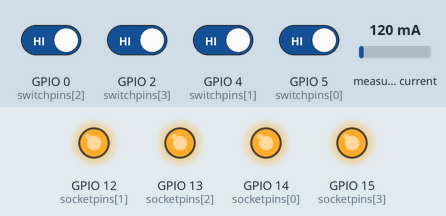
Bench run of a sketch on a simulated ESP8266 (NodeMCU). On the bench: output pins drawn as LEDs (lit = HIGH). The inputs (shaded band) are chosen by the test bench; at power-on: GPIO 0 (switchpins[2]), GPIO 2 (switchpins[3]), GPIO 4 (switchpins[1]), GPIO 5 (switchpins[0]) HIGH, measured current 120 mA. WiFi joins after 1.5 s; servers stay silent unless stated; uploads are accepted with an empty reply; what the sketch prints to the serial monitor is not drawn.

Above: at 2.7 s.
2.8 s: GPIO 0 (switchpins[2]) driven LOW and GPIO 2 (switchpins[3]) driven LOW and GPIO 4 (switchpins[1]) driven LOW and GPIO 5 (switchpins[0]) driven LOW
At 9.5 s:
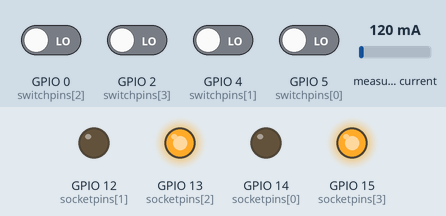
13.6 s: GPIO 0 (switchpins[2]) driven HIGH
At 20.3 s:
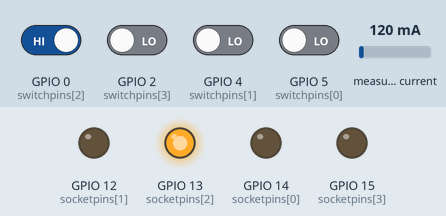
20.6 s: GPIO 5 (switchpins[0]) driven HIGH
At 27.4 s:
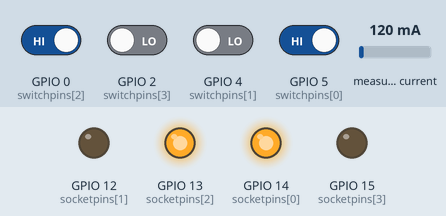
34.3 s: GPIO 4 (switchpins[1]) driven HIGH
At 39.3 s:
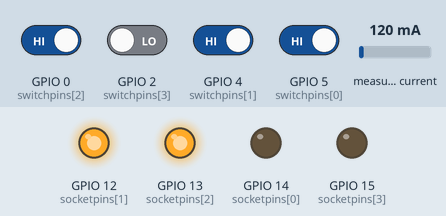
40.3 s: GPIO 0 (switchpins[2]) driven LOW
At 41.8 s:
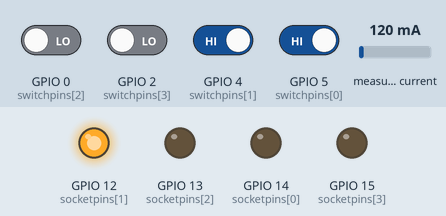
46.3 s: GPIO 2 (switchpins[3]) driven HIGH
At 48.8 s:
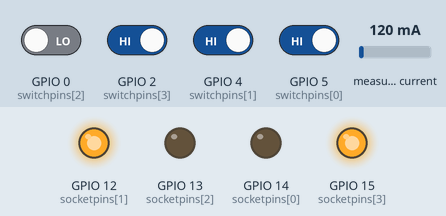
Timing chart, 0 to 50.3 s (numbered marks = the images above; inputs shaded):
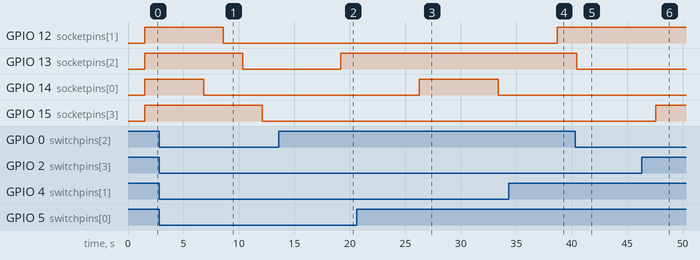

Measured:
- after the input at 2.8 s, GPIO 12 (socketpins[1]): HIGH → LOW after 5.8 s; GPIO 13 (socketpins[2]): HIGH → LOW after 7.5 s; GPIO 15 (socketpins[3]): HIGH → LOW after 9.3 s
- after the input at 13.6 s, GPIO 13 (socketpins[2]): LOW → HIGH after 5.6 s
- after the input at 20.6 s, GPIO 14 (socketpins[0]): LOW → HIGH after 5.7 s, → LOW 7.1 s later
- after the input at 34.3 s, GPIO 12 (socketpins[1]): LOW → HIGH after 4.4 s
- after the input at 40.3 s, GPIO 13 (socketpins[2]): HIGH → LOW after 0.17 s
- after the input at 46.3 s, GPIO 15 (socketpins[3]): LOW → HIGH after 1.3 s

The sketch:

IntelligentSocketsNodeMCU.ino
```cpp
#include <ArduinoJson.h>
#include "WiFiPHP.h"
#include "ACS712.h"
#include <ESP8266WiFi.h>
#define BOARD_ID 1
#define N 100
const char *AP = "Sockets", *PSK = "sokets123";
int switchpins[4] = {5, 4, 0, 2}; 		// D1, D2, D3, D4
int socketpins[4] = {14, 12, 13, 15};	// D5, D6, D7, D8
int hwprev[4] = {HIGH, HIGH, HIGH, HIGH};
int hwstate[4] = {HIGH, HIGH, HIGH, HIGH};
int swprev[4] = {HIGH, HIGH, HIGH, HIGH};
int swstate[4] = {HIGH, HIGH, HIGH, HIGH};

typedef struct{
	unsigned short h;
	unsigned short m;
	unsigned short s;
} time_s;


void nothing() {
	delay(1);
}

void parseState(String res, int state[4]);
void parseTime(String json, String time);
bool timeStringWithin(String t, String f, String to);
void setOnTime();
void sendReading();

WiFiPHP c(10);
ACS712 sensor(ACS712_30A, A0);


void setup() {
	Serial.begin(9600);
	Serial.print("Init : ");
	WiFi.begin(AP, PSK);
	while (WiFi.status() != WL_CONNECTED) {
		delay(100);
		Serial.print(".");
	}
	for(int i = 0; i < 4; i++) {
		pinMode(switchpins[i], INPUT_PULLUP);
		pinMode(socketpins[i], OUTPUT);
		digitalWrite(socketpins[i], HIGH);
	}
	Serial.println(" : Done");
	sensor.calibrate();
}

void loop() {
	sendReading();
	// parseTime(c.getSQL("b1time"), c.getTime());
	//setOnTime();
	parseTime(c.getSQL("b1time"), c.getTime());
	parseState(c.getSQL("b1state"), swstate);
	for(int i = 0; i < 4; i++) {
		c._sw[i].state = hwstate[i] = digitalRead(switchpins[i]);
		if(hwstate[i] != hwprev[i]) {
			digitalWrite(socketpins[i], hwstate[i]);
			c.putSQL("b1state", false, i);
			Serial.println("Uploaded");
			hwprev[i] = swprev[i] = swstate[i] = hwstate[i];
		}
		if(swstate[i] != swprev[i]) {
			digitalWrite(socketpins[i], swstate[i]);
			Serial.println("Set from server.");
			swprev[i] = swstate[i];
		}
		Serial.println(String("Socket ") + (i + 1) + (digitalRead(socketpins[i]) == LOW ? " - ON":" - OFF"));
		yield();
	}
	// setOnTime();
	Serial.println("Done\n\n");
	// nothing();
}


void parseState(String res, int state[4]) {
	char json[200];
	res.toCharArray(json, 200);
	const size_t bufferSize = JSON_ARRAY_SIZE(4) + JSON_OBJECT_SIZE(1) + 4*JSON_OBJECT_SIZE(2) + 80;
	DynamicJsonBuffer jsonBuffer(bufferSize);
	JsonObject& root = jsonBuffer.parseObject(json);
	JsonArray& top = root["top"];
	for(int i = 0; i < 4; i++) {
		state[top[i]["switch"].as<int>()] = top[i]["state"].as<int>();
	}
}

void parseTime(String json, String time) {
	static bool set[4] = {false, false, false, false};
	time_s t_now, t_from, t_to;
	timeToStruct(time, t_now);
	const size_t bufferSize = JSON_ARRAY_SIZE(N) + JSON_OBJECT_SIZE(1) + N*JSON_OBJECT_SIZE(4) + 60*N;
	DynamicJsonBuffer jsonBuffer(bufferSize);
	JsonObject& root = jsonBuffer.parseObject(json);
	JsonArray& top = root["top"];
	for(auto x : top) {
		if(timeStringWithin(time, x["fromtime"].as<String>(), x["totime"].as<String>())) {
			if(!set[x["switch"].as<int>()] ) {
				digitalWrite(socketpins[x["switch"].as<int>()], LOW);
				c._sw[x["switch"].as<int>()].state = HIGH;
				c.putSQL("b1state", false, x["switch"].as<int>());
				set[x["switch"].as<int>()] = true;
				Serial.println("On from time");
			}
		}
		else if(set[x["switch"].as<int>()]) {
			digitalWrite(socketpins[x["switch"].as<int>()], HIGH);
			c._sw[x["switch"].as<int>()].state = HIGH;
			c.putSQL("b1state", false, x["switch"].as<int>());
			set[x["switch"].as<int>()] = false;
			Serial.println("Off from time");
		}
	}
}

bool timeStringWithin(String t, String f, String to) {
	time_s _t, _f, _to;
	timeToStruct(t, _t);
	timeToStruct(f, _f);
	timeToStruct(to, _to);
	int fr = _f.h*3600 + _f.m*60 + _f.s;
	int ti = _t.h*3600 + _t.m*60 + _t.s;
	int tot = _to.h*3600 + _to.m*60 + _to.s;
	if(ti >= fr && ti < tot)
		return true;
	else
		return false;
}

void timeToStruct(String time, time_s &t) {
	t.h = time.substring(0, time.indexOf(":")).toInt();
	t.m = time.substring(time.indexOf(":")+1, time.lastIndexOf(":")).toInt();
	t.s = time.substring(time.lastIndexOf(":")+1).toInt();
}

void setOnTime() {
	static const unsigned long REFRESH_INTERVAL = 5000;//300000; // 5 min in ms
	static unsigned long lastRefreshTime = 0;
	if(millis() - lastRefreshTime >= REFRESH_INTERVAL)
	{
		Serial.println("Time read");
		lastRefreshTime += REFRESH_INTERVAL;
		parseTime(c.getSQL("b1time"), c.getTime());
	}
}

void sendReading()
{
	c._dt.cu = sensor.getCurrentAC();
	// if(c._dt.cu > 15000) {
	// 	for(int i = 0; i < 4; i++)
	// 		digitalWrite(socketpins[i], HIGH);
	// 	while(true);
	// }
	static const unsigned long REFRESH_INTERVAL = 60000; // 1 min in ms
	static unsigned long lastRefreshTime = 0;
	if(millis() - lastRefreshTime >= REFRESH_INTERVAL)
	{
		lastRefreshTime += REFRESH_INTERVAL;
		c.putSQL("b1log", true);
	}
}
```

WiFiPHP.h
```cpp
#ifndef WiFiPHP_h
#define WiFiPHP_h

#include "Arduino.h"
#include "ESP8266WiFi.h"

extern const char *AP, *PSK;

struct SW {
	int sw = 0;
	int state = 0;
};

struct DT {
	double cu = 0.0;
	double vg = 230.0;
	double cosphi = 0.0;
};


class WiFiPHP
{
public:
	WiFiPHP(int serverIP = 1);
	~WiFiPHP();
	struct SW _sw[4];
	struct DT _dt;
	String getSQL(String table, int boardID = 0, bool json = true);
	String putSQL(String table, int mode = 0, int switchID = 0, bool json = true);	//mode = 0 -> SW, mode = 1 -> DT
	String getTime();
private:
	char *_SSID, *_psk;
	int _serverIP;
	IPAddress IP;	//host ip
	int find_text(String hay, String needle, bool rev);
	String strip_text(String text, String from, String to);
	WiFiClient connect(String url);
};

#endif
```
